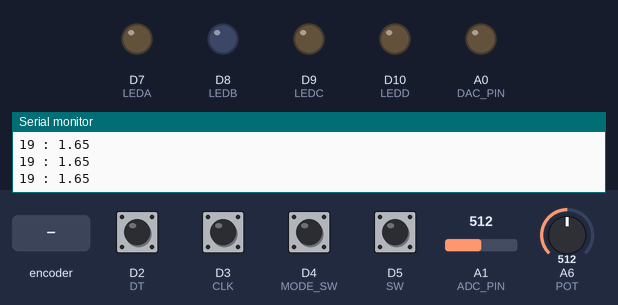
Simulated run of this sketch. Board: Arduino Due. On the bench: output pins drawn as LEDs (lit = HIGH), the last lines printed to the serial monitor. Dashed ring = blinking. Inputs (shaded band) come from the test bench; at power-on: D2 (DT), D3 (CLK), D4 (MODE_SW), D5 (SW) HIGH, A6 (POT) = 512, A1 (ADC_PIN) = 512 (analog values on the 0–1023 scale).

Above: at 1.2 s.
1.3 s: D4 (MODE_SW) pulled LOW for 1 s
At 1.38 s:
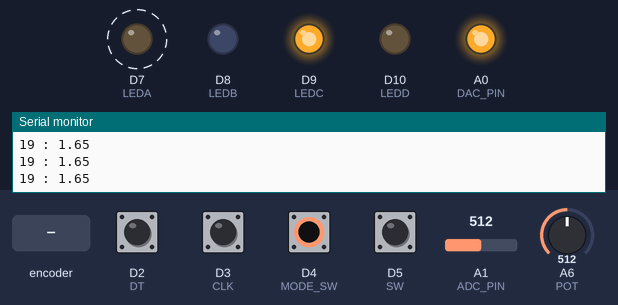
At 1.84 s:
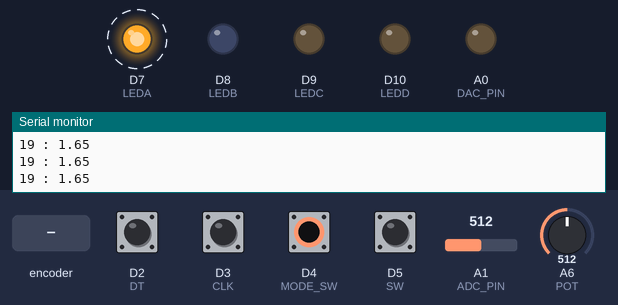
4.3 s: A6 (POT) set to 306
7.3 s: rotary encoder on D3 (CLK) / D2 (DT) turned 1 step (first pin leading)
9.0 s: D4 (MODE_SW) pulled LOW for 0.15 s
At 10.5 s:
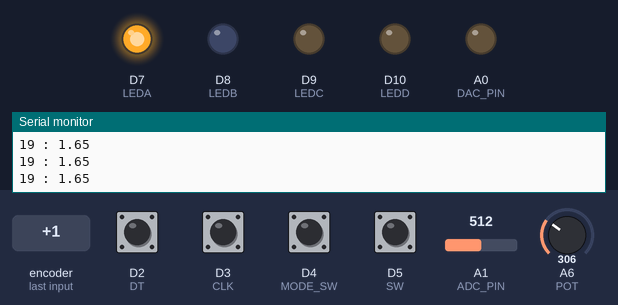
12.1 s: D4 (MODE_SW) pulled LOW for 3.2 s
At 12.61 s:
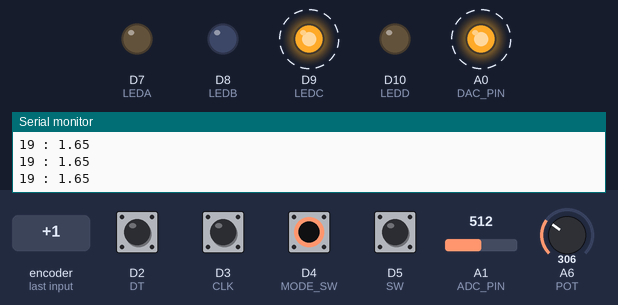
16.8 s: A6 (POT) set to 0
Timing chart, 0 to 27.9 s (numbered marks = the images above; inputs shaded):
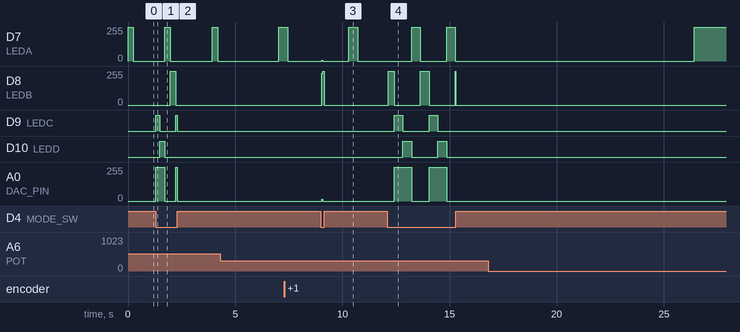

The sketch:

xiaoSequencer.ino
```cpp
// (licence header left out)
// Defining pinouts for Xiao
#define DAC_PIN A0                                  // voltage out pin
#define ADC_PIN  A1                                 // voltage in
#define CLK 3                                       // rotary encoder pin 1
#define DT 2                                        // rotary encoder pin 2
#define SW 5                                        // rotary encoder push button
#define POT A6                                      // tempo pot
#define MODE_SW 4                                   // mode switch to toggle between sequence and octave tuner
#define LEDA 7                                      // indicator LED
#define LEDB 8                                      // indicator LED
#define LEDC 9                                      // indicator LED
#define LEDD 10                                     // indicator LED

// Constant variables (won't change during execution)
const float V_MIN =    0.0000000;                   // minimum voltage
const float V_MAX =    3.3333333;                   // 3.3V max for xiao output
const float V_STEP =   0.0833333;                   // voltage of one semitone
const int BPM_MIN = 6;                              // slowest tempo possible...6 BPM = 10 secs but feel free to change
const int BPM_MAX = 480;                            // fastest tempo possible...feel free to change

// Constants used for storing note sequences
const int NUM_SEQUENCES = 23;                       // total number of sequences (must match number of sequences in NOTES array)
const int NUM_NOTES = 8;                            // total number of notes in each sequence (must all be the same and match length of each sequence in NOTES)

// Sequences of notes to play back
// You can add new sequences or modify existing ones to suit your tastes
// just make sure you update the NUM_SEQUENCES and NUM_NOTES variables above to match what you've done
const int NOTES[NUM_SEQUENCES][NUM_NOTES] = {
                        {0,1,2,3,4,5,6,7},                        // constant
                        {0,4,3,6,5,2,3,4},                        // melody
                        {0,12,0,12,0,12,0,12},                    // up on two
                        {0,0,0,0,0,0,0,0},                        // flat quarters (constant)
                        {0,0,0,12,0,0,0,12},                      // up on four
                        {0,0,12,6,0,0,0,12},                      // dum da dum
                        {12,12,0,12,12,0,12,0},                   // two up one down
                        {0,12,0,12,0,12,0,12},                    // up down
                        {0,0,12,0,0,12,0,12},                     // up on three
                        {0,1,2,3,4,5,6,7},                        // chromatic up
                        {7,6,5,4,3,2,1,0},                        // chromatic down
                        {0,2,3,5,7,8,10,12},                      // major up
                        {12,10,8,7,5,3,2,0},                      // major down
                        {0,2,4,7,9,12,14,16},                     // natural minor up
                        {16,14,12,9,7,4,2,0},                     // natural minor down
                        {0,3,5,6,7,10,12,15},                     // major pentatonic up
                        {15,12,10,7,6,5,3,0},                     // major pentatonic down
                        {0,3,5,6,7,10,12,15},                     // blues up
                        {15,12,10,7,6,5,3,0},                     // blues down
                        {0,4,3,9,12,3,2,10},                      // random one
                        {0,2,5,9,1,7,14,5},                       // random two
                        {0,10,8,1,12,3,6,9},                      // random three
                        {0,8,12,2,3,7,8,2}};                      // random four

// Variables that will change during execution
float vOut =    0.0000000;                                    // to hold output voltage
int beat = 60000/125;                                         // one beat (of eight) based on msecs per minute / bpm
int sequence = 0;                                             // current sequence in NOTES array that is playing
int note = 0;                                                 // current note in current sequence playing
float voltageOffset = 0.0000000;                              // holds the octave we want the sequence to play at

// Timing variables
int currentStateCLK;                                          // for rotary encoder
int lastStateCLK;                                             // for rotary encoder
unsigned long currentMillis = 0;                              // stores the value of millis() in each iteration of loop()...all timing events are compared to this value
unsigned long lastButtonPress = 0;                            // for debouncing rotary encoder button
unsigned long previousNoteMillis = 0;                         // for sequence playback timing
unsigned long lastAnalogRead = 0;                             // for reading analog inputs timing
unsigned long lastTunerMillis = 0;                            // for octave tuning timing

void setup() {
  analogWriteResolution(10);  // setting output resolution to max, 10-bits
  analogReadResolution(12);   // setting input resolution to max, 12-bits

  // LEDs
  pinMode(LEDA,OUTPUT);
  pinMode(LEDB,OUTPUT);
  pinMode(LEDC,OUTPUT);
  pinMode(LEDD,OUTPUT);

  // Rotary encoder
  pinMode(CLK,INPUT);
  pinMode(DT,INPUT);
  pinMode(SW, INPUT_PULLUP);
  pinMode(MODE_SW, INPUT_PULLUP);

  // Read the initial state of encoder CLK
  lastStateCLK = digitalRead(CLK);

  // Open up Serial Monitor Port for debugging
  SerialUSB.begin(9600);

  // initialize the LEDs to all off using our custom setLEDs function
  setLEDs(LOW,LOW,LOW,LOW);
}

int mapVoltageToAnalogOut(float value, float inMin, float inMax, float outMin, float outMax){
  // Even though the Xiao's DAC outputs voltages 0-3.3V, programmatically you must specify the output
  // voltage as a range from 0-1023. So we need to map our desired voltage to 0-1023. The normal map()
  // function only works on ints, so this function is basically just a float version of
  // Arduino's built-in map function.
  return round((value-inMin)*(outMax-outMin)/(inMax-inMin)+outMin);
}

void readEncoder(){
    currentStateCLK = digitalRead(CLK);

    // If last and current state of CLK are different, then pulse occurred
    // React to only 1 state change to avoid double count
    if (currentStateCLK != lastStateCLK  && currentStateCLK == 1){

      // Determine which way the encoder is rotating base on whether DT and CLK are the same
      // Then jump to the next or previous sequence in NOTES accordingly.
      // If we reach the end/beginning of the list, roll over to the beginning/end as needed
      if (digitalRead(DT) != currentStateCLK) { // if DT is not equal to CLK then we're turning clockwise
          if (sequence < NUM_SEQUENCES-1){
          sequence ++;
          }
          else {
            sequence = 0;
          }
      } else {                                  // turning counterclockwise
          if (sequence > 0){
          sequence --;
        }
        else {
          sequence = NUM_SEQUENCES-1;
        }

      }
      SerialUSB.print("Sequence: ");SerialUSB.println(sequence); // for debugging
    }

    // Record the last CLK state
    lastStateCLK = currentStateCLK;

    // Read the encoder's button state
    int btnState = digitalRead(SW);

    // LOW = button pressed
    if (btnState == LOW) {
      if (millis() - lastButtonPress > 50) {                    //debouncing by 50 msecs

        // If button is pressed, we'll bump up the value of the voltage to be sequence value + 1V (one octave)
        // Adding some code to make sure we keep our voltage ranges in the acceptable output range
        // so it cycles back to 0V if we hit a total offset of 3V max.

        if (voltageOffset <= 2.0000000){
            voltageOffset = voltageOffset + 1.000000;
        } else {
          voltageOffset = 0.0000000;
        }
      }

      // Record last button press event
      lastButtonPress = millis();
      }

      // Put in a slight delay to help debounce the reading further
      delay(1);
}

void playNote(){
  // This function steps through the notes of the current sequence and writes them to the DAC
  // at intervals determined by the duration of the beat variable. It also flashes the first
  // LED on the first beat of the sequence as a visual cue
  if (note < NUM_NOTES){
        // The output voltage is determined by multiplying the (0-12) note value by 1/12th of a volt (volt per octave standard).
        // That value is then added to any voltageOffset (which are added by pressing the button on the encoder) in case the
        // user wants the sequence to play at a higher octave.
        vOut = (NOTES[sequence][note] * V_STEP) + voltageOffset;

        // Because the voltage offset + the note voltage could potentially cause values greater than maximum voltage
        // We'll add a ceiling to voltages here
        if (vOut > V_MAX){
            vOut = V_MAX;
        }

        // If we're on the first beat, we'll turn on the first LED, otherwise they're all off
        if (note == 0){
            if (voltageOffset == 0.00){
                setLEDs(HIGH,LOW,LOW,LOW);
            }else if (voltageOffset == 1.00){
                setLEDs(LOW,HIGH,LOW,LOW);
            }else if (voltageOffset == 2.00){
                setLEDs(LOW,LOW,HIGH,LOW);
            }else if (voltageOffset == 3.00){
                setLEDs(LOW,LOW,LOW,HIGH);
            }
        } else {
            setLEDs(LOW,LOW,LOW,LOW);
        }

        // mapping voltage to 0-1023 range for the DAC
        int dacVoltage = mapVoltageToAnalogOut(vOut, V_MIN, V_MAX, 0.0000000, 1023.0000000);
        analogWrite(DAC_PIN, dacVoltage);

        // Checking our timing against the master timing to see if a beat has passed yet
        if (currentMillis - previousNoteMillis >= beat) {  // one beat has elapsed so we'll bump up to the next note
            note += 1;
            previousNoteMillis += beat;
        }
  } else {
    note = 0;
  }
}

void playOctaves(){
      // this function plays the full voltage range in 1 volt increments 0V - 3V in a loop
      // The idea is that this can be used for oscillator tuning with the tempo pot turned
      // way down to give you a chance to make tuning adjustments to your oscillator
      if (vOut <= V_MAX){
          // Light LEDs according to which voltage is playing
          if ((vOut < 1.0000000)){
              setLEDs(HIGH,LOW,LOW,LOW);
          } else if ((vOut >= 1.0000000) && (vOut <2.0000000)){
              setLEDs(LOW,HIGH,LOW,LOW);
          } else if ((vOut >= 2.0000000) && (vOut <3.0000000)){
              setLEDs(LOW,LOW,HIGH,LOW);
          } else {
              setLEDs(LOW,LOW,LOW,HIGH);
          }

          // mapping voltage to 0-1023 range for the DAC
          int dacVoltage = mapVoltageToAnalogOut(vOut, V_MIN, V_MAX, 0.0000000, 1023.0000000);
          analogWrite(DAC_PIN, dacVoltage);


          // Check our timing against the master timing to see if a beat has passed yet
          if (currentMillis - lastTunerMillis >= beat){
            vOut += 1.0000000;
            lastTunerMillis += beat;
          }
      } else {
        vOut = 0.0000000;
      }
}
void readAnalogInput(){
  // This function is to test our output voltages by reading them back in again
  // We read them at each iteration in loop(), but we only print them to the Serial Monitor on the first beat
  // (just to make it easier to read)

  float inputVoltage = analogRead(ADC_PIN) * 3.3 / 4096.0;   // reading the analog input and converting from 12-bit analog to a 1-3.3V voltage range

  if (currentMillis - lastAnalogRead >= beat) {
        lastAnalogRead += beat;

        SerialUSB.print(int(inputVoltage/V_STEP));SerialUSB.print(" : ");
        SerialUSB.println(inputVoltage);  // for debugging

  }
}

void setLEDs(int A, int B, int C, int D){
  // This function allows us to write all four LED values at once...that's all.
        digitalWrite(LEDA,A);
        digitalWrite(LEDB,B);
        digitalWrite(LEDC,C);
        digitalWrite(LEDD,D);
}

void loop() {

  // Record current time in msecs for master timing
  currentMillis = millis();

  // Read the tempo pot to determine our speed
  // Note that, because we've set the analogRead resolution to 12-bit in setup, the pot value will range from 0-4096
  // instead of the 0-1023 range we'd normally expect.
  int tempo = analogRead(POT);
  int bpmRemap = map(tempo, 0, 4096, BPM_MIN, BPM_MAX);
  beat = 60000/bpmRemap;

  // check switch to see which mode we're in (sequencer or tuner)
  int mode = digitalRead(MODE_SW);

  // if we're in sequencer mode, we'll run subroutines to play through note sequences
  // otherwise we're in tuner mode and we'll just do 1V(octave) steps through the whole voltage range
  if (mode == 1){                       // sequencer mode
    readEncoder();
    playNote();
  }
  else {                                // octave tuner mode
    playOctaves();
  }
  // After writing out the value we can test it if needed
  readAnalogInput();                    // read analog inputs
}
```

Measured:
- after the input at 1.3 s, D8 (LEDB): 0/255 → 255/255 after 0.67 s, → 0/255 0.25 s later; D9 (LEDC): LOW → HIGH at once, → LOW 0.18 s later, → HIGH 0.74 s later, → LOW 0.09 s later; D10 (LEDD): LOW → HIGH after 0.18 s, → LOW 0.25 s later; A0 (DAC_PIN): 0/255 → 255/255 at once, → 0/255 0.42 s later, → 255/255 0.49 s later, → 0/255 0.09 s later
- after the input at 9.0 s, D8 (LEDB): 0/255 → 255/255 at once, → 0/255 0.11 s later; A0 (DAC_PIN): 0/255 → 12/255 at once, → 0/255 0.04 s later
- after the input at 12.1 s, D8 (LEDB): 0/255 → 255/255 at once, → 0/255 0.27 s later, → 255/255 1.2 s later, → 0/255 0.41 s later; D9 (LEDC): alternates HIGH for 0.41 s and LOW for 1.2 s, 4 changes in all, then stays LOW, starting after 0.32 s
